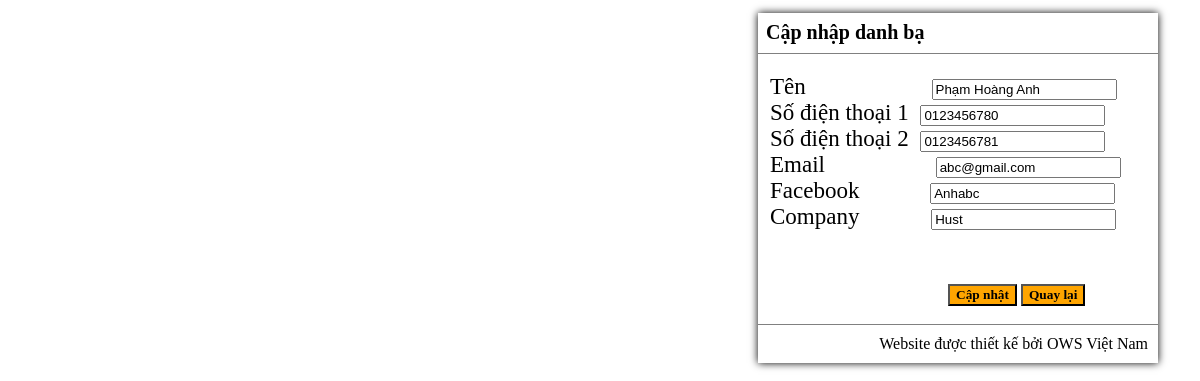
Page /Contact/edit/1 on the committed database.
### tables this page shows
CREATE TABLE `contacts` (
  `id` int(11) NOT NULL,
  `name` varchar(100) NOT NULL,
  `phone1` varchar(20) NOT NULL,
  `phone2` varchar(20) NOT NULL,
  `email` varchar(100) NOT NULL,
  `fb` varchar(200) NOT NULL,
  `company` varchar(100) NOT NULL
);

### application/controllers/Contact.php (called while the page is built, shortened)
<?php
class Contact extends CI_Controller
{
    public function __construct()
    {
        $this->load->model('contact_model');
        $this->load->helper('url');
    }
    public function edit($id)
    {
        $data['contact_item'] = $this->contact_model->getContact($id);
        $this->load->view('contact_edit',$data);
    }
}

### index.php (called while the page is built, shortened)
<?php
require_once BASEPATH.'core/CodeIgniter.php';

### application/models/contact_model.php (called while the page is built, shortened)
<?php
class Contact_model extends CI_Model
{
    public function getContact($id)
    {
        $query = $this->db->get_where('contacts', array('id'=>$id));
        return $query->first_row();
    }
}

### application/views/contact_edit.php (the view, shortened to what this page needs)
<!DOCTYPE html>
<html>
<head>
    <link rel = "stylesheet" type = "text/css" href = "<?php echo base_url('assets/css/contact_edit.css'); ?>">
</head>
<body>
<div id="body">
    <form method="post" action="<?php echo base_url('contact/save/' . $contact_item->id); ?>">
        <div id="header">
        <h1>Cập nhập danh bạ</h1>
        </div>
        <div id="container">
        <div id="name" class="input">
            <label for="">Tên</label>
            <input class="one" type="text" name="name" value="<?php echo $contact_item->name ?>">
        </div>
        <div class="input">
            <label for="">Số điện thoại 1</label>
            <input class="two" type="text" name="phone1" value="<?php echo $contact_item->phone1 ?>">
        </div>
        <div class="input">
            <label for="">Số điện thoại 2</label>
            <input class="two" type="text" name="phone2" value="<?php echo $contact_item->phone2 ?>">
        </div>
        <div class="input">
            <label for="">Email</label>
            <input class="three" type="text" name="email" value="<?php echo $contact_item->email ?>">
        </div>
        <div class="input">
            <label for="">Facebook</label>
            <input class="four" type="text" name="fb" value="<?php echo $contact_item->fb ?>">
        </div>
        <div class="input">
            <label for="">Company</label>
            <input class="five" type="text" name="company" value="<?php echo $contact_item->company ?>">
        </div>
        </div>
        <div id="all">
        <input id="update" type="submit" value="Cập nhật" />
        <button type="button" onclick='location.href = "<?php echo base_url(); ?>"'>Quay lại</button>
        </div>
        <div id="footer">
        <p class="footers">Website được thiết kế bởi OWS Việt Nam</p>
        </div>
    </form>
</div>
</body>
</html>

### assets/css/contact_edit.css (style rules this page uses)
form { box-shadow: 0px 0px 8px 0px rgba(0,0,0,1); width: 400px; height: 350px; margin-left: 750px; }
div#container { height: 210px; }
div#name { margin-top: 20px; }
div.input { font-family: tahoma; font-size: 23px; }
div#header { border-bottom: 1px solid gray; height: 40px; }
h1 { font-size: 20px; padding-top: 8px; padding-bottom: 5px; padding-left: 8px; }
div#all { margin-bottom: 18px; margin-left: 190px; }
div.input { padding-left: 12px; }
input#update { font-family: tahoma; font-weight: bold; background: orange; }
button { font-family: tahoma; font-weight: bold; background: orange; }
div#footer { border-top: 1px solid gray; }
p.footers { text-align: right; padding-right: 10px; margin-top: 10px; }
input.one { margin-left: 120px; }
input.two { margin-left: 6px; }
input.three { margin-left: 105px; }
input.four { margin-left: 65px; }
input.five { margin-left: 66px; }

### rows in the picture
contacts: name "Phạm Hoàng Anh", phone1 "0123456780", phone2 "0123456781", email "abc@gmail.com", fb "Anhabc", company "Hust"
